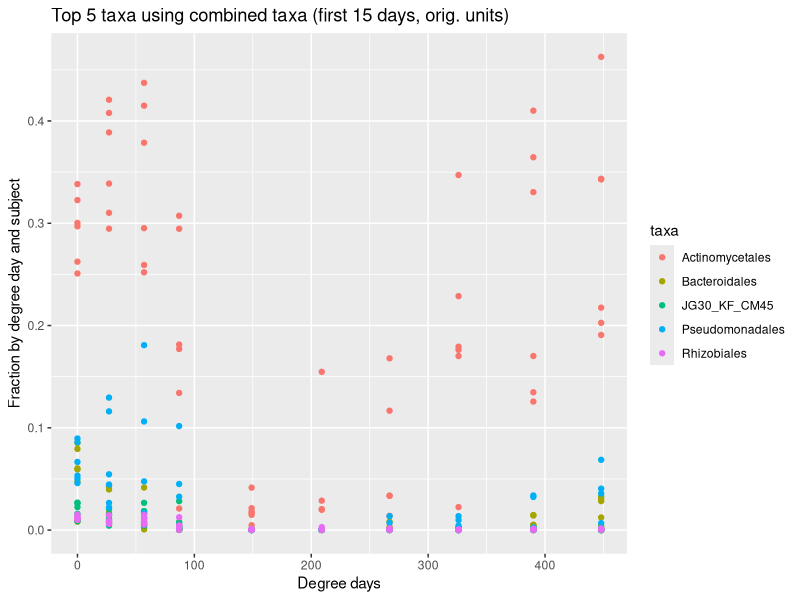
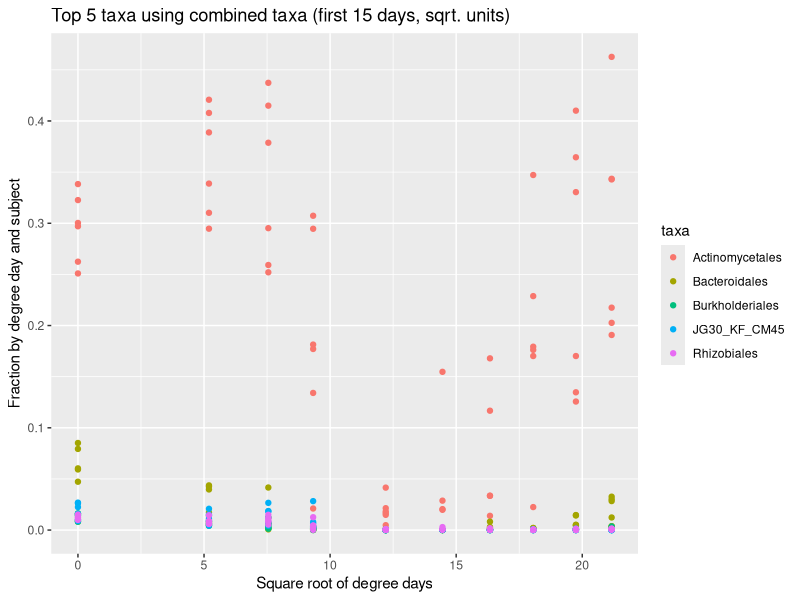
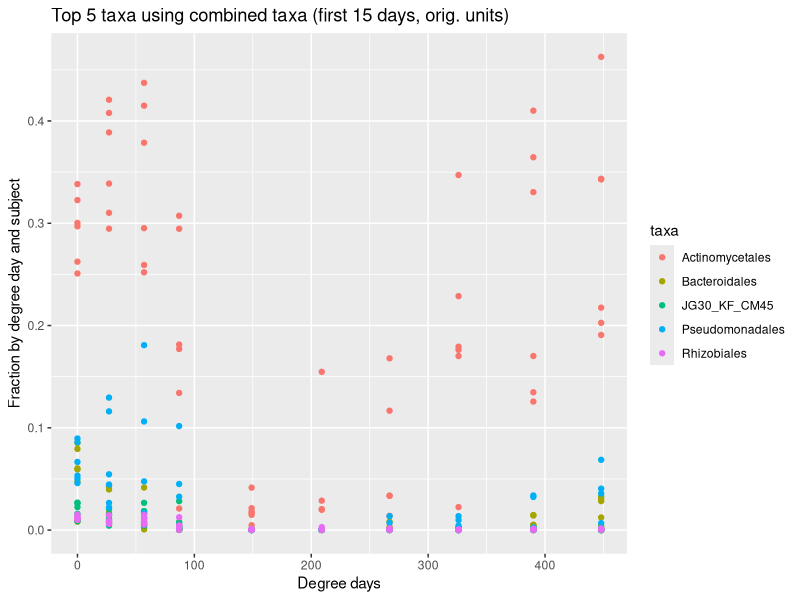
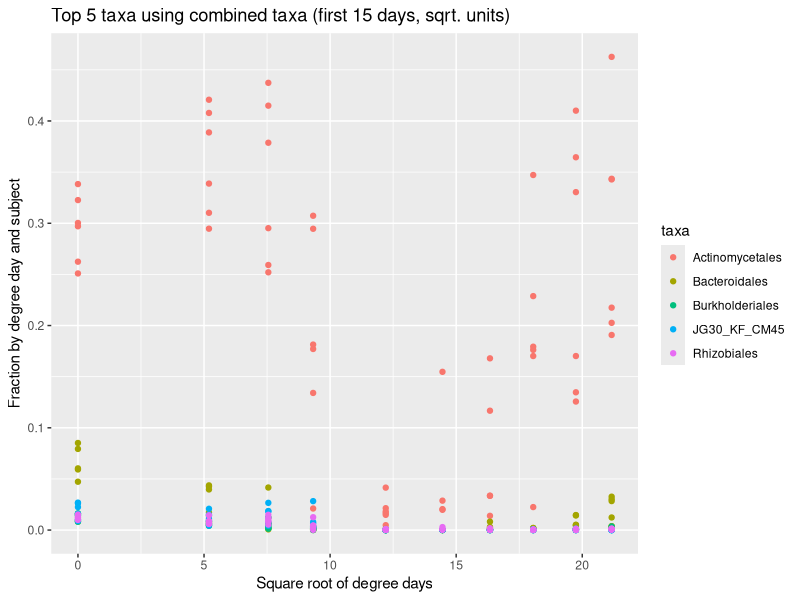

Recreate these plots in R, in order.
library("tidyverse")

## ##################################################
## Combined taxa.

## Read in the combined data in wide format.
widetaxaT <- read_csv("../all_together/combined_taxa.csv")

## For ease of making graphs, put in long format.  Also, subset to the
## first 15 days.
earlyT <- gather(widetaxaT, taxa, fracBySubjDay, -days, -degdays, -subj) %>% filter(days<=15)

rm(widetaxaT)
## ##################################################


## ##################################################
## Read list of taxa and groups they belong to (orders, phyla, etc.)

taxaGrpsT <- read_csv("../all_together/list_taxas_groups.csv")
## ##################################################



## ##################################################
## Make plots.
## For the first 15 days, using orders gave the best percentage of
## explained variation.


## ###################
## For original units, the most important taxa seem to be:
impCombTaxa <- c("JG30_KF_CM45", "Rhizobiales", "Actinomycetales", "Pseudomonadales", "Bacteroidales")
## Subset to just these taxa.
graphT <- earlyT %>% filter(taxa %in% impCombTaxa)
## Add in the group associated with the taxa.
graphT <- graphT %>%
  left_join(taxaGrpsT)

## Make graph.
ggplot(graphT, aes(degdays, fracBySubjDay)) +
  geom_point(aes(color=taxa)) +
##  facet_grid(~group) + 
  xlab("Degree days") +
  ylab("Fraction by degree day and subject") +
  ggtitle("Top 5 taxa using combined taxa (first 15 days, orig. units)")
## Save to a PDF file.
ggsave("orders_orig_units_first_two_weeks_top_5_taxa.pdf", width=7, height=3.5, units="in")
rm(graphT, impCombTaxa)
## ###################


## ###################
## For square rooot units, the most important taxa seem to be:
impCombTaxa <- c("JG30_KF_CM45", "Bacteroidales", "Burkholderiales", "Rhizobiales", "Actinomycetales")
## Subset to just these taxa.
graphT <- earlyT %>% filter(taxa %in% impCombTaxa)
## Add in the group associated with the taxa.
graphT <- graphT %>%
  left_join(taxaGrpsT)

## Make graph.
ggplot(graphT, aes(sqrt(degdays), fracBySubjDay)) +
  geom_point(aes(color=taxa)) +
##  facet_wrap(~group, scales="free_y") + 
  xlab("Square root of degree days") +
  ylab("Fraction by degree day and subject") +
  ggtitle("Top 5 taxa using combined taxa (first 15 days, sqrt. units)")
## Save to a PDF file.
ggsave("orders_sqrt_units_first_two_weeks_top_5_taxa.pdf", width=7, height=3.5, units="in")
rm(graphT, impCombTaxa)
## ##################################################
